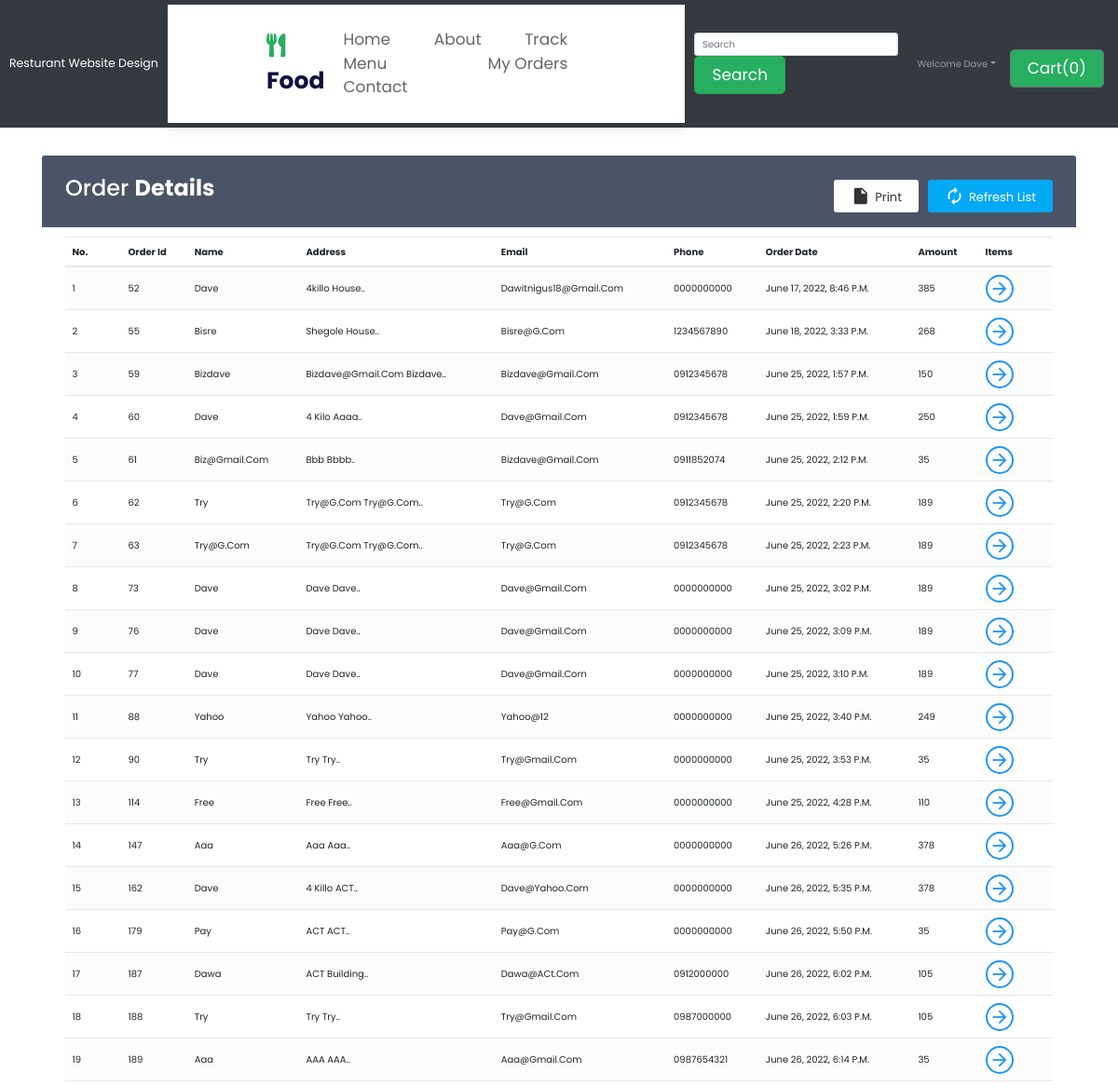
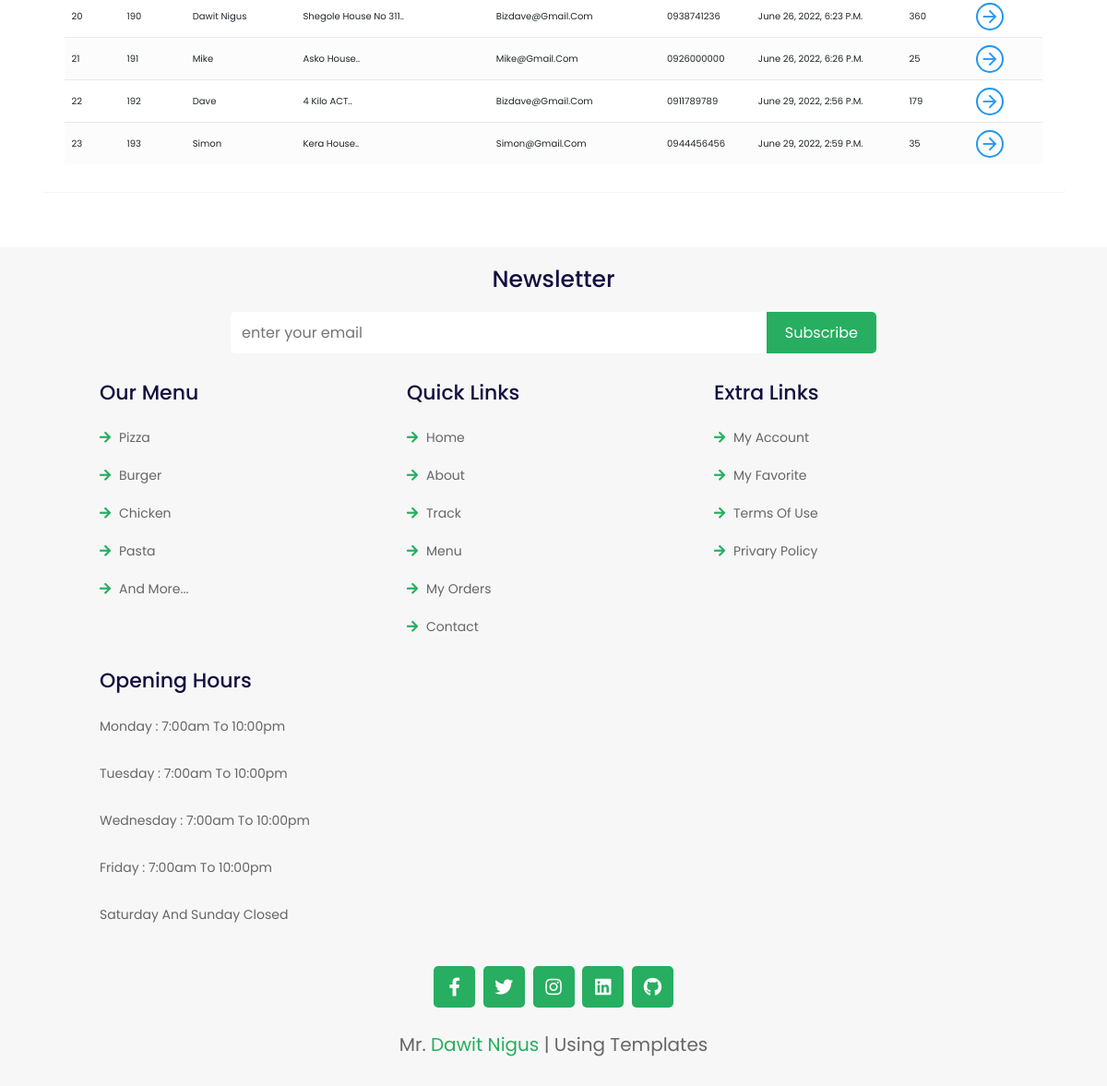
/shop/orderView/ (signed in), run on the app's committed database (2 pictures, top to bottom).
### shop/views.py (the view)
# urls.py: path('orderView/', views.orderView, name="orderView"),
def orderView(request):
    if request.user.is_authenticated:
        current_user = request.user
        orderHistory = Orders.objects.filter(userId=current_user.id)
        if len(orderHistory) == 0:
            messages.info(request, "You have not ordered.")
            return render(request, 'shop/orderView.html')
        return render(request, 'shop/orderView.html', {'orderHistory': orderHistory})
    return render(request, 'shop/orderView.html')

### shop/templates/shop/orderView.html (shortened to what this page needs)
{% extends 'shop/basic.html' %}
{% block body %}
{% if user.is_authenticated %}
<div class="container" id="cont">
    <div class="table-wrapper">
        <div class="table-title">
            <div class="row">
                <div class="col-sm-4">
                    <h2>Order <b>Details</b></h2>
                </div>
                <div class="col-sm-8">
                    <a href="" class="btn btn-primary"><i class="material-icons">&#xE863;</i> <span>Refresh List</span></a>
                    <a href="#" onclick="window.print()" class="btn btn-info"><i class="material-icons">&#xE24D;</i> <span>Print</span></a>
                </div>
            </div>
        </div>
        <table class="table table-striped table-hover">
            <thead>
                <tr>
                    <th>No.</th>
                    <th>Order Id</th>
                    <th>Name</th>
                    <th>Address</th>
                    <th>Email</th>
                    <th>Phone</th>
                    <th>Order Date</th>
                    <th>Amount</th>
                    <th>Items</th>
                </tr>
            </thead>
            <tbody>
                {% for i in orderHistory %}
                <tr>
                    <td class="count"></td>
                    <td>{{i.order_id}}</td>
                    <td>{{i.name}}</td>
                    <td data-toggle="tooltip" title="{{i.address}}">{{i.address|slice:"0:25"}}..</td>
                    <td>{{i.email}}</td>
                    <td>{{i.phone}}</td>
                    <td>{{i.timestamp}}</td>
                    <td>{{i.amount}}</td>
                    <td><a href="#" id="click{{i.order_id}}" class="view" title="View Details"><i class="material-icons">&#xE5C8;</i></a></td>
                </tr>
                {% endfor %}
            </tbody>
        </table>
    </div>
</div>
{% else %}
    <div id="cont2">
        <div class="alert alert-info">
            <font style="font-size:22px"><center>You need to <strong><a class="alert-link" data-toggle="modal" data-target="#loginModal">Login</a></strong></center></font>
        </div>
    </div>
{% endif %}
{% endblock %}

### shop/templates/shop/basic.html (shortened to what this page needs)
<!doctype html>
<html lang="en">
  <head>
    <link rel="stylesheet" href="https://stackpath.bootstrapcdn.com/bootstrap/4.2.1/css/bootstrap.min.css">
    <link rel="stylesheet" href="https://stackpath.bootstrapcdn.com/bootstrap/4.3.1/css/bootstrap.min.css">
    <link rel="stylesheet" href="https://use.fontawesome.com/releases/v5.8.2/css/all.css">
    {% load static %}
    <link rel="stylesheet" href="{% static 'shop/site.css' %}">
  </head>
  <body>
    <nav class="navbar navbar-expand-lg navbar-dark bg-dark">
      <a class="navbar-brand" href="/shop">Resturant Website Design </a>
        <header class="header">
          <a href="#" class="logo"> <i class="fas fa-utensils"></i> food </a>
          <nav class="navbar">
              <a href="/shop">home</a>
              <a href="/shop/about">about</a>
              <a href="/shop/tracker">Track</a>
              <a href="/shop">menu</a>
              <a href="/shop/orderView/">My orders</a>
              <a href="/shop/contact">Contact</a>
          </nav>
      </header>
        <form method="get" action="/shop/search" class="form-inline my-2 my-lg-0 mx-3">
          <input class="form-control mr-sm-2" type="search" name="search" id="search" placeholder="Search" aria-label="Search" required>
          <button class="btn btn-outline-success my-2 my-sm-0" type="submit">Search</button>
        </form>
        {% if user.is_authenticated %}
        <ul class="navbar-nav mr-2">
          <li class="nav-item dropdown">
            <a class="nav-link dropdown-toggle" href='#' id="navbarDropdown" role="button" data-toggle="dropdown"> Welcome {{request.user}}</a>
          </li>
        </ul>
        {% else %}
        <button type="button" class="btn btn-success mx-2" data-toggle="modal" data-target="#loginModal">Login</button>
        <button type="button" class="btn btn-success mx-2" data-toggle="modal" data-target="#signupModal">SignUp</button>
        {% endif %}
        <button type="button" class="btn btn-secondary mx-2" id="popcart" data-container="body" data-html="true" data-toggle="popover" title="MyCart" data-placement="bottom" data-content="Bottom popover">
          Cart(<span id="cart">0</span>)
        </button>
    </nav>
    {% block body %} {% endblock %}
    <section class="footer">
      <div class="newsletter">
          <h3>newsletter</h3>
          <form action="https://formspree.io/f/mbjwabew" method="POST">
              <input type="email" name="email" placeholder="enter your email" id="">
              <input type="submit" value="subscribe">
          </form>
      </div>
      <div class="box-container">
          <div class="box">
              <h3>our menu</h3>
              <a href="/shop"><i class="fas fa-arrow-right"></i> pizza</a>
              <a href="/shop"><i class="fas fa-arrow-right"></i> burger</a>
              <a href="/shop"><i class="fas fa-arrow-right"></i> chicken</a>
              <a href="/shop"><i class="fas fa-arrow-right"></i> pasta</a>
              <a href="/shop"><i class="fas fa-arrow-right"></i> and more...</a>
          </div>
          <div class="box">
              <h3>quick links</h3>
              <a href="/shop"> <i class="fas fa-arrow-right"></i> home</a>
              <a href="/shop/about"> <i class="fas fa-arrow-right"></i> about</a>
              <a href="/shop/tracker"> <i class="fas fa-arrow-right"></i> Track</a>
              <a href="/shop"> <i class="fas fa-arrow-right"></i> menu</a>
              <a href="/shop/orderView/"> <i class="fas fa-arrow-right"></i> My orders</a>
              <a href="/shop/contact"> <i class="fas fa-arrow-right"></i> Contact</a>
          </div>
          <div class="box">
              <h3>extra links</h3>
              <a href="#"> <i class="fas fa-arrow-right"></i> my account</a>
              <a href="#"> <i class="fas fa-arrow-right"></i> my favorite</a>
              <a href="#"> <i class="fas fa-arrow-right"></i> terms of use</a>
              <a href="#"> <i class="fas fa-arrow-right"></i> privary policy</a>
          </div>
          <div class="box">
              <h3>opening hours</h3>
              <p>monday : 7:00am to 10:00pm</p>
              <p>tuesday : 7:00am to 10:00pm</p>
              <p>wednesday : 7:00am to 10:00pm</p>
              <p>friday : 7:00am to 10:00pm</p>
              <p>saturday and sunday closed</p>
          </div>
      </div>
      <div class="bottom">
          <div class="share">
              <a href="https://www.facebook.com/Davejr7048" class="fab fa-facebook-f"></a>
              <a href="https://twitter.com/davejr__" class="fab fa-twitter"></a>
              <a href="https://www.instagram.com/dawit_nigus1/" class="fab fa-instagram"></a>
              <a href="https://www.linkedin.com/in/dawit-nigus-899847206/" class="fab fa-linkedin"></a>
              <a href="https://github.com/Dawit-Nigus/Restaurant-Management-System" class="fab fa-github"></a>
          </div>
          <div class="credit"> mr. <span> Dawit Nigus </span> | Using Templates </div>
      </div>
  </section>
  </body>
</html>

### shop/static/shop/site.css (style rules this page uses)
* { font-family: 'Poppins', sans-serif; margin: 0; padding: 0; -webkit-box-sizing: border-box; box-sizing: border-box; outline: none; border: none; text-decoration: none; text-transform: capitalize; -webkit-transition: .2s linear; transition: .2s linear; }
html { font-size: 62.5%; overflow-x: hidden; scroll-behavior: smooth; scroll-padding-top: 8.5rem; }
section { padding: 2rem 9%; }
.btn { display: inline-block; margin-top: 1rem; padding: .7rem 1.8rem; font-size: 1.7rem; cursor: pointer; color: #fff; background: #27ae60; border-radius: .5rem; }
.header { position: -webkit-sticky; position: sticky; top: 0; left: 0; right: 0; z-index: 1000; background: #fff; -webkit-box-shadow: 0 1rem 1rem rgba(0, 0, 0, 0.05); box-shadow: 0 1rem 1rem rgba(0, 0, 0, 0.05); display: -webkit-box; display: -ms-flexbox; display: flex; -webkit-box-align: center; -ms-flex-align: center; align-items: center; -webkit-box-pack: justify; -ms-flex-pack: justify; justify-content: space-between; padding: 2rem 9%; }
.header .logo { font-size: 2.5rem; font-weight: bolder; color: #130f40; }
.header .logo i { padding-right: .5rem; color: #27ae60; }
.header .navbar a { font-size: 1.7rem; margin: 0 1rem; color: #666; }
.footer { background: #f7f7f7; }
.footer .newsletter { text-align: center; margin-bottom: 2rem; }
.footer .newsletter h3 { font-size: 2.5rem; color: #130f40; padding-bottom: 1rem; }
.footer .newsletter form { max-width: 70rem; margin: 1rem auto; max-width: 70rem; display: -webkit-box; display: -ms-flexbox; display: flex; border-radius: .5rem; overflow: hidden; }
.footer .newsletter form input[type="email"] { height: 100%; width: 100%; padding: 1rem 1.2rem; font-size: 1.6rem; color: #130f40; text-transform: none; }
.footer .newsletter form input[type="submit"] { padding: 0 2rem; font-size: 1.6rem; color: #fff; background: #27ae60; cursor: pointer; }
.footer .box-container { display: -ms-grid; display: grid; -ms-grid-columns: (minmax(25rem, 1fr))[auto-fit]; grid-template-columns: repeat(auto-fit, minmax(25rem, 1fr)); gap: 1.5rem; }
.footer .box-container .box h3 { font-size: 2.2rem; color: #130f40; padding: 1rem 0; }
.footer .box-container .box p { font-size: 1.4rem; color: #666; padding: 1rem 0; }
.footer .box-container .box a { display: block; font-size: 1.4rem; color: #666; padding: 1rem 0; }
.footer .box-container .box a i { padding-right: .5rem; color: #27ae60; }
.footer .bottom { padding-top: 1rem; text-align: center; }
.footer .bottom .share { margin: 1.5rem 0; }
.footer .bottom .share a { height: 4.5rem; width: 4.5rem; line-height: 4.5rem; font-size: 2rem; border-radius: .5rem; margin: 0 .3rem; color: #fff; background: #27ae60; }
.footer .bottom .credit { font-size: 2rem; color: #666; padding: 1rem; }
.footer .bottom .credit span { color: #27ae60; }

### data on the page
Orders: order_id "52", name "Dave", address "4killo House", email "Dawitnigus18@gmail.com", phone "0000000000", timestamp "June 17, 2022, 8:46 P.m.", amount "385"
Orders: order_id "55", name "Bisre", address "Shegole House", email "Bisre@g.com", phone "1234567890", timestamp "June 18, 2022, 3:33 P.m.", amount "268"
Orders: order_id "59", name "Bizdave", address "Bizdave@gmail.com Bizdave", email "Bizdave@gmail.com", phone "0912345678", timestamp "June 25, 2022, 1:57 P.m.", amount "150"
Orders: order_id "60", name "Dave", address "4 Kilo Aaaa", email "Dave@gmail.com", phone "0912345678", timestamp "June 25, 2022, 1:59 P.m.", amount "250"
Orders: order_id "61", name "Biz@gmail.com", address "Bbb Bbbb", email "Bizdave@gmail.com", phone "0911852074", timestamp "June 25, 2022, 2:12 P.m.", amount "35"
Orders: order_id "62", name "Try", address "Try@g.com Try@g.com", email "Try@g.com", phone "0912345678", timestamp "June 25, 2022, 2:20 P.m.", amount "189"
Orders: order_id "63", name "Try@g.com", address "Try@g.com Try@g.com", email "Try@g.com", phone "0912345678", timestamp "June 25, 2022, 2:23 P.m.", amount "189"
Orders: order_id "73", name "Dave", address "Dave Dave", email "Dave@gmail.com", phone "0000000000", timestamp "June 25, 2022, 3:02 P.m.", amount "189"
Orders: order_id "76", name "Dave", address "Dave Dave", email "Dave@gmail.com", phone "0000000000", timestamp "June 25, 2022, 3:09 P.m.", amount "189"
Orders: order_id "77", name "Dave", address "Dave Dave", email "Dave@gmail.com", phone "0000000000", timestamp "June 25, 2022, 3:10 P.m.", amount "189"
Orders: order_id "88", name "Yahoo", address "Yahoo Yahoo", email "Yahoo@12", phone "0000000000", timestamp "June 25, 2022, 3:40 P.m.", amount "249"
Orders: order_id "90", name "Try", address "Try Try", email "Try@gmail.com", phone "0000000000", timestamp "June 25, 2022, 3:53 P.m.", amount "35"
Orders: order_id "114", name "Free", address "Free Free", email "Free@gmail.com", phone "0000000000", timestamp "June 25, 2022, 4:28 P.m.", amount "110"
Orders: order_id "147", name "Aaa", address "Aaa Aaa", email "Aaa@g.com", phone "0000000000", timestamp "June 26, 2022, 5:26 P.m.", amount "378"
Orders: order_id "162", name "Dave", address "4 Killo ACT", email "Dave@yahoo.com", phone "0000000000", timestamp "June 26, 2022, 5:35 P.m.", amount "378"
Orders: order_id "179", name "Pay", address "ACT ACT", email "Pay@g.com", phone "0000000000", timestamp "June 26, 2022, 5:50 P.m.", amount "35"
Orders: order_id "187", name "Dawa", address "ACT Building", email "Dawa@ACt.com", phone "0912000000", timestamp "June 26, 2022, 6:02 P.m.", amount "105"
Orders: order_id "188", name "Try", address "Try Try", email "Try@gmail.com", phone "0987000000", timestamp "June 26, 2022, 6:03 P.m.", amount "105"
Orders: order_id "189", name "Aaa", address "AAA AAA", email "Aaa@gmail.com", phone "0987654321", timestamp "June 26, 2022, 6:14 P.m.", amount "35"
Orders: order_id "190", name "Dawit Nigus", address "Shegole House No 311", email "Bizdave@gmail.com", phone "0938741236", timestamp "June 26, 2022, 6:23 P.m.", amount "360"
Orders: order_id "191", name "Mike", address "Asko House", email "Mike@gmail.com", phone "0926000000", timestamp "June 26, 2022, 6:26 P.m.", amount "25"
Orders: order_id "192", name "Dave", address "4 Kilo ACT", email "Bizdave@gmail.com", phone "0911789789", timestamp "June 29, 2022, 2:56 P.m.", amount "179"
Orders: order_id "193", name "Simon", address "Kera House", email "Simon@gmail.com", phone "0944456456", timestamp "June 29, 2022, 2:59 P.m.", amount "35"

### other printed values
{{ request.user }} "Dave"
